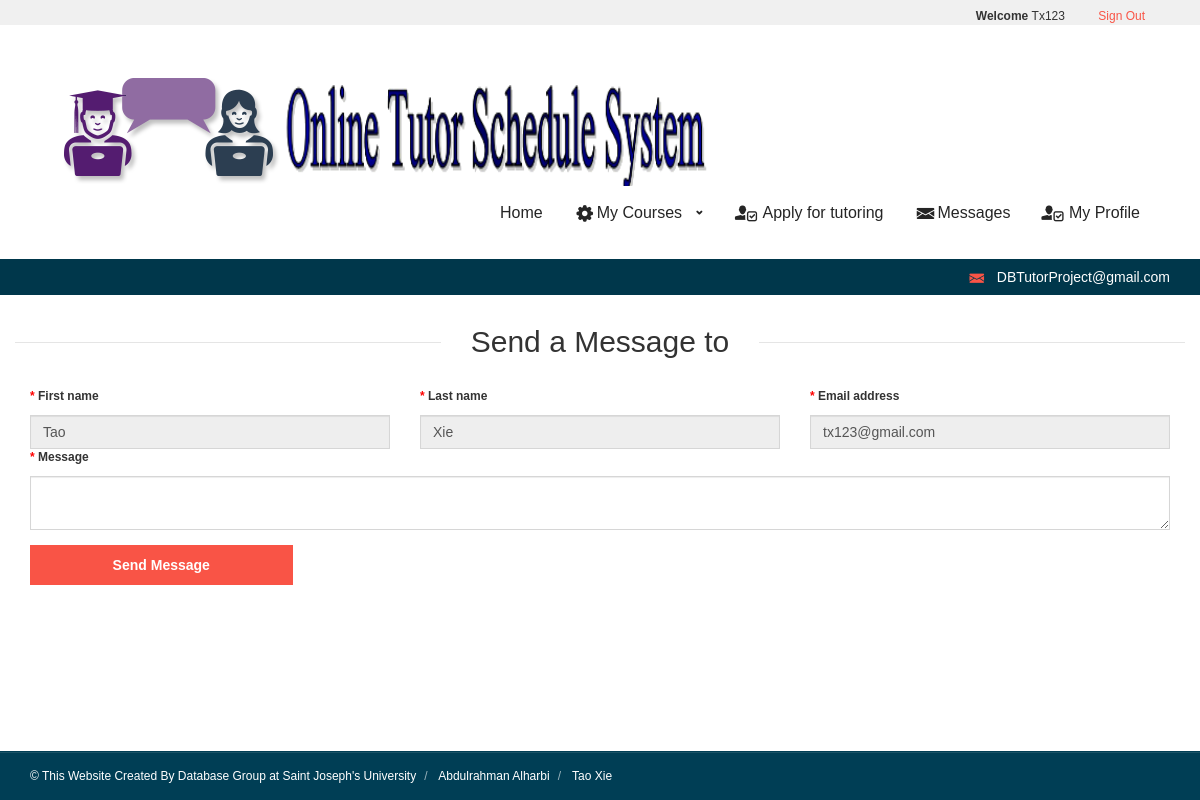
/scheduleTutor.php (signed in), run on the app's committed database.
### tables this page shows
CREATE TABLE `student` (
  `SID` int(11) NOT NULL,
  `SFName` varchar(25) NOT NULL,
  `SLName` varchar(25) NOT NULL,
  `SEmail` varchar(25) NOT NULL,
  `IsTutor` tinyint(1) NOT NULL,
  `Username` varchar(25) NOT NULL
);

### session_student.php (called while the page is built, shortened)
<?php
   include('config.php');
   $user_check = $_SESSION['login_user'];
   $ses_sql = mysqli_query($db,"SELECT Username FROM login WHERE Username = '$user_check' ");
   $row = mysqli_fetch_array($ses_sql,MYSQLI_ASSOC);
   $login_session = $row['Username'];
?>

### scheduleTutor.php (the view, shortened to what this page needs)
<?php
	require "master_student.php";
	$username = $_SESSION['login_user'];
	$tSid = $_POST['tSid'];
	$courseID = $_POST['courseID'];
	$tEmail = $_POST['tEmail'];
	$tfname = $_POST['tfname'];
	$tlname = $_POST['tlname'];
	$localhost = 'localhost';
	$dusername = 'root';
	$dpassword = 'root';
	$database = 'tutordb';
	$connect = new mysqli($localhost, $dusername, $dpassword, $database);
	$query = "Select * FROM student where Username = '$username'";
	$res = mysqli_query($connect, $query);
	while($row = mysqli_fetch_array($res))
	{
		$studentID = $row[0];
		$sfname = $row[1];
		$slname = $row[2];
		$studentEmail = $row[3];
	}
	$db = "INSERT INTO requesttutoron(CourseID, SID)";
	$db.= "VALUES('$courseID','$studentID')" ;
	$q = mysql_query($db);
	$db2 = "INSERT INTO taughtby(SID_1, TaughtBySID_2, CourseID)";
	$db2.= "VALUES('$studentID','$tSid', '$courseID')" ;
	$q2 = mysql_query($db2);
	if($q && $q2)
	{
		echo "<div class='container'><div class='row'>
                            <div class='block'>
                                <div class='page-header center'>
                                    <div class='page-header-inner'>
                                        <div class='line'>
                                            <hr>
                                        </div>
                                        <div class='heading'>
                                            <h2>Send a Message to $tfname $tlname</h2>
                                        </div>
                                        <div class='line'>
                                            <hr>
                                        </div>
                                    </div>
                                </div>
                                <form action='sendMessage.php' method='post'>
                                    <div class='form-inline'>
                                        <div class='form-group col-sm-4 col-md-4'>
                                            <label><label style='color:red'>*</label> First name</label>
                                            <input type='text' name='fn' class='form-control' value='$sfname' readonly>
                                        </div>
										<div class='form-group col-sm-4 col-md-4'>
                                            <label><label style='color:red'>*</label> Last name</label>
                                            <input type='text' name='ln' class='form-control' value='$slname' readonly>
                                        </div>
                                        <div class='form-group col-sm-4 col-md-4'>
                                            <label><label style='color:red'>*</label> Email address</label>
                                            <input type='email' name='email' class='form-control' value='$studentEmail' readonly>
                                        </div>
                                    </div>
                                    <div class='textarea form-group col-sm-12 col-md-12'>
                                        <label><label style='color:red'>*</label> Message</label>
                                        <textarea name='message' class='form-control' required></textarea>
                                    </div>
                                    <div class='form-group col-md-3'>
                                        <button type='submit' class='btn btn-primary btn-block'>Send Message</button>
										<input type='hidden' name='tEmail' id='tEmail' value='$tEmail'>
										<input type='hidden' name='tfname' id='tfname' value= $tfname>
										<input type='hidden' name='tlname' id='tlname' value= $tlname>
                                    </div>
                                </form>
                            </div>
                        </div>
						</div>";
	}
	else
	{
		echo mysql_error();
	}
?>
<?php
	require "masterFooter.php";
?>

### master_student.php (shortened to what this page needs)
<?php
include('session_student.php');
?>
<html>
<head>
    <link rel="stylesheet" type="text/css" href="assets/css/bootstrap.min.css" media="screen, projection">
    <link rel="stylesheet" type="text/css" href="libraries/pictopro-normal/pictopro-normal.css" media="screen, projection">
    <link rel="stylesheet" type="text/css" href="assets/css/carat.css" media="screen, projection">
</head>
<body onload="getLocation()">
  <div class="topbar gray">
	<div class="container">
		<div class="row">
            <div class="col-md-6 col-xs-12 header-top-right">
                <div>
                    <div class="languages">
                        <ul>
							<li><b>Welcome </b><?php echo $login_session; ?></li>
                            <li><a href = "logoutPage.php">Sign Out</a></li>
                        </ul>
                    </div>
                </div>
            </div>
		</div>
	</div>
</div>
<header id="header">
	<div class="header-inner">
		<div class="container">
			<div class="row">
				<div class="col-md-12 clearfix">
					<div class="brand">
						<div class="logo">
							<a href="/">
								<img src="assets/img/pp.png" alt="Carat HTML Template">
							</a>
						</div>
					</div>
					<nav class="collapse navbar-collapse navbar-collapse" role="navigation">
						<ul class="navigation">
						<li><a href="index_student.php">Home</a></li>
						<li class="menuparent has-regularmenu">
						<a href="#"><i class="icon icon-normal-cog-wheel"></i>My Courses</a>
						</li>
						<li><a href="add_new_post.php"><i class="icon icon-normal-profile-checkbox"></i> Apply for tutoring</a></li>
						<li><a href="message.php"><i class="icon icon-normal-mail"></i>Messages</a></li>
						<li><a href="myProfile.php"><i class="icon icon-normal-profile-checkbox"></i> My Profile</a></li>
						</ul>
					</nav>
				</div>
			</div>
		</div>
	</div>
</header>
<div class="infobar">
	<div class="container">
		<div class="row">
			<div class="col-md-12">
				<div class="contact pull-right">
					<div class="contact-item mail">
						<div class="label"><i class="icon icon-normal-mail"></i></div>
						<div class="value"><a href="mailto:DBTutorProject@gmail.com">DBTutorProject@gmail.com</a></div>
					</div>
				</div>
			</div>
		</div>
	</div>
</div>

### libraries/pictopro-normal/pictopro-normal.css (style rules this page uses)
[class^="icon-normal"], [class*=" icon-normal"] { font-family: 'PictoPro-Normal'; speak: none; font-style: normal; font-weight: normal; font-variant: normal; text-transform: none; line-height: 1; -webkit-font-smoothing: antialiased; -moz-osx-font-smoothing: grayscale; }
.icon-normal-profile-checkbox:before { content: "\e69d"; }
.icon-normal-mail:before { content: "\e6a0"; }
.icon-normal-cog-wheel:before { content: "\e720"; }

### assets/css/carat.css (style rules this page uses)
.topbar .header-top-right>div { float:right }
#header .header-inner { padding:25px 0px }
#header .header-inner .brand { float:left }
#header .header-inner .brand .logo { display:inline-block }
#header .header-inner .navigation { float:right;list-style:none;margin:3px 0px 0px 0px;padding:0px }
#header .header-inner .navigation>li { float:left }
#header .header-inner .navigation>li>a { -webkit-transition:none;-moz-transition:none;-o-transition:none;transition:none;border-radius:0px;color:#252525;display:block;font-family:'Source Sans Pro', Arial, sans-serif;font-size:16px;padding:8px 15px;text-decoration:none }
#header .header-inner .navigation>li.menuparent>a:after { -webkit-transform:rotate(90deg);-moz-transform:rotate(90deg);-ms-transform:rotate(90deg);-o-transform:rotate(90deg);transform:rotate(90deg);content:"\e641";display:inline-block;font-family:'PictoPro-Normal';font-size:12px;margin-left:10px;vertical-align:1px }
#header .header-inner .navigation>li.has-regularmenu { position:relative }
.infobar { background-color:#00374b }
.infobar .contact .contact-item { display:inline-block;font-size:14px }
.infobar .contact .contact-item .label { color:#f95446;display:inline }
.infobar .contact .contact-item .label .icon { font-size:20px;vertical-align:-5px }
.infobar .contact .contact-item .value { color:#fff;display:inline;line-height:36px }
.infobar .contact .contact-item .value a { color:#fff;text-decoration:none }
.languages { float:left;margin:8px 10px 0px 10px }
.languages ul { list-style:none;margin:0px;padding:0px }
.languages ul li { display:inline-block;margin:0px 15px }
.topbar { position:relative }
textarea,input,button { -webkit-font-smoothing:antialiased }
form label { cursor:pointer }
.form-control { -webkit-transition:background-color 0.2s;-moz-transition:background-color 0.2s;-o-transition:background-color 0.2s;transition:background-color 0.2s;border-radius:0px;background-color:#fff;border:1px solid #d6d6d6 }
.btn-primary { -webkit-transition:background-color 0.5s;-moz-transition:background-color 0.5s;-o-transition:background-color 0.5s;transition:background-color 0.5s;width:100%;border-radius:0px;padding:10px;background-color:#f95446;border-width:0px }
.btn-primary { font-weight:900 }
html { height:100% }
body { display:table;font-family:Arial, sans-serif;height:100%;min-height:100%;width:100%;-webkit-font-smoothing:antialiased;font-size:12px }
body i.icon { font-size:24px;vertical-align:middle }
body a { color:#f95446;-webkit-transition:color 0.3s;-moz-transition:color 0.3s;-o-transition:color 0.3s;transition:color 0.3s }
#header { display:table-row;height:1px }
h2 { font-size:24px }
h1,h2,h3,h4,h5,h6,.title { font-family:'Source Sans Pro', Arial, sans-serif;font-weight:normal }
.gray { background-color:#f0f0f0 }
.page-header { border-bottom:0px;display:table;margin:20px 0px;padding:0px;width:100% }
.page-header.center .page-header-inner .heading h2 { padding-left:30px }
.page-header .page-header-inner { display:table-row }
.page-header .page-header-inner .heading { display:table-cell;width:1px;white-space:nowrap }
.page-header .page-header-inner .heading h2 { font-size:30px;font-weight:normal;margin:10px 0px;padding-right:30px }
.page-header .page-header-inner .line { display:table-cell;vertical-align:middle }
.page-header .page-header-inner .line hr { border:0px;border-top:1px solid rgba(0,0,0,0.1);margin-top:22px }

### data on the page
student: fn "Tao", ln "Xie", email "tx123@gmail.com"

### other printed values
$login_session "Tx123"
